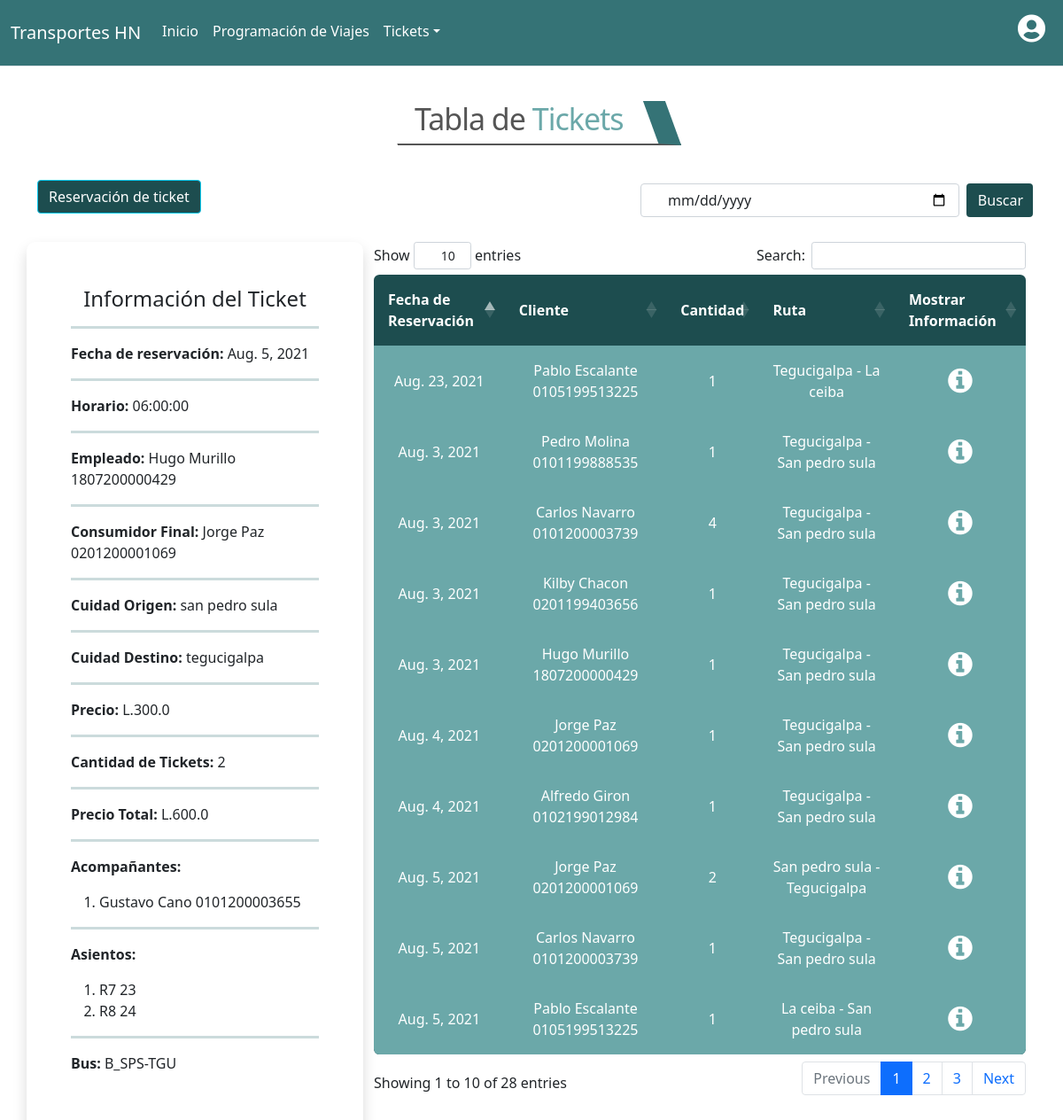
The page /transportAgency/details/121 on the database its author committed.
### app_transportAgency/models.py (models this page shows, shortened)
class Ticket(models.Model):
    creation_date      = models.DateTimeField(auto_now_add=True,blank=True, null=True )
    employee           = models.ForeignKey(Client,related_name="employee_ticket", on_delete=models.CASCADE, blank=True, null=True)
    client             = models.ForeignKey(Client,related_name="cliente_ticket", on_delete=models.CASCADE, blank=True, null=True)
    companion          = models.ManyToManyField(Client,related_name="companion_ticket")
    ticket_reservation = models.DateField(blank=True, null=True)
    ticket_available   = models.IntegerField(default=16, blank=True, null=True)
    ticket_quantity    = models.IntegerField(blank=True, null=True) # 3
    total_price        = models.FloatField()
    routes             = models.ForeignKey(Route,on_delete=models.CASCADE, null=True, blank=True)
    trips              = models.ForeignKey(TripScheduling, on_delete=models.CASCADE, null=True, blank=True) #27 ==>
    bus                = models.ForeignKey(Bus, on_delete=models.SET_NULL, null=True, blank=True)
    seating            = models.ManyToManyField(Seating)

class Route(models.Model):
    origin             = models.ForeignKey(City, related_name="origin_city", on_delete=models.CASCADE)
    destiny            = models.ForeignKey(City, related_name="destiny_city", on_delete=models.CASCADE)
    route_time         = models.IntegerField()
    precio             = models.FloatField()
    schedule           = models.ForeignKey(Schedule, on_delete=models.CASCADE, blank=True, null=True)
    bus                = models.ForeignKey(Bus, on_delete=models.SET_NULL, blank=True, null=True)

class Schedule(models.Model):
    route_schedule = models.TimeField()
    def __str__(self):
        return f'{self.route_schedule}'

class Client(models.Model):
    dni        = models.CharField(max_length=13,null=True, blank=True)
    first_name = models.CharField(max_length=50,null=True, blank=True)
    last_name  = models.CharField(max_length=50,null=True, blank=True)
    phone      = models.CharField(max_length=50,null=True, blank=True)
    email      = models.CharField(max_length=50,null=True, blank=True)
    user       = models.OneToOneField(User, on_delete=models.CASCADE, null=True, blank=True)
    def __str__(self):
        return f'{self.first_name} {self.last_name} {self.dni}'

class City(models.Model):
    name_city = models.CharField(max_length=70)
    def __str__(self):
        return self.name_city
    class Meta:
        verbose_name_plural = 'Cities'

class Seating(models.Model):
    name_seating = models.CharField(max_length=3)
    def __str__(self):
        return f'{self.name_seating} {self.pk}'

class Bus(models.Model):
    name_bus = models.CharField(max_length=50)
    seating  = models.ManyToManyField(Seating)
    def __str__(self):
        return f'{self.name_bus}'
    class Meta:
        verbose_name_plural = 'Buses'

### app_transportAgency/views.py (the view)
# urls.py: path('details/<int:id>', views.info_ticket, name="info_ticket"),
def info_ticket(request, id):
    info = get_object_or_404(Ticket, pk=id)
    q = request.GET.get('q')
    if q:
        tickets = Ticket.objects.filter(ticket_reservation=q)
    else:
        tickets =  Ticket.objects.all().order_by('ticket_reservation')
    return render(request, 'transportAgency/detailsTicket.html', {
        'tickets' : tickets,
        'info'    : info,
    })

### app_transportAgency/templates/transportAgency/detailsTicket.html (shortened to what this page needs)
{% extends "base.html" %}
{% load static %}
{% block css %}
    <link rel="stylesheet" href="{% static 'transportAgency/css/table.css' %}">
    <link rel="stylesheet" href="{% static 'transportAgency/css/tittle.css' %}">
    <link rel="stylesheet" href="{% static 'transportAgency/css/i.css' %}">
{% endblock %}
{% block container %}
<div class="container">
    <div class="row justify-content-center m-4">
        <div class="title">
            <h1>Tabla de <span style="color: #6BA8A9;">Tickets</span></h1>
        </div>
    </div>
    <div>
        <form action="">
            <div class="row justify-content-end">
                <div class="col justify-content-start">
                    <a href="{% url 'transportAgency:ticket_view' %}" class="btn btn-info">Reservación de ticket</a>
                </div>
                <div class="row col-5 mb-4">
                    <input type="date" class="form-control col m-1" name="q" placeholder='fecha'>
                    <button class="btn col-2 m-1">Buscar</button>
                </div>
            </div>
        </form>
    </div>
    <div class="row">
        <div class="shadow col-4" style="padding:50px; border-radius:10px;">
            <div style="text-align:center">
                <h4>Información del Ticket</h4>
            </div>
            <hr class="hr">
            {% if info %}
                <div>
                    <p><b>Fecha de reservación:</b> {{info.ticket_reservation}}</p>
                    <hr class="hr">
                    <p><b>Horario:</b> {{info.routes.schedule}}</p>
                    <hr class="hr">
                    <p><b>Empleado:</b> {{info.employee}}</p>
                    <hr class="hr">
                    <p><b>Consumidor Final:</b> {{info.client}}</p>
                    <hr class="hr">
                    <p><b>Cuidad Origen:</b> {{info.routes.origin}}</p>
                    <hr class="hr">
                    <p><b>Cuidad Destino:</b> {{info.routes.destiny}}</p>
                    <hr class="hr">
                    <p><b>Precio: </b>L.{{info.routes.precio}}</p>
                    <hr class="hr">
                    <p><b>Cantidad de Tickets:</b> {{info.ticket_quantity}}</p>
                    <hr class="hr">
                    <p><b>Precio Total: </b>L.{{info.total_price}}</p>
                    <hr class="hr">
                    <p>
                        <b>Acompañantes:</b>
                        <ol>
                            {% for a in info.companion.all  %}
                                <li>{{a}}</li>
                            {% endfor %}
                        </ol>
                    </p>
                    <hr class="hr">
                    <p>
                        <b>Asientos:</b>
                        <ol>
                            {% for s in info.seating.all  %}
                                <li>{{s}}</li>
                            {% endfor %}
                        </ol>
                    </p>
                    <hr class="hr">
                    <p><b>Bus:</b> {{info.bus}}</p>
                </div>
            {% else %}
                <b><p style="color:#ff0000;">No hay información que mostrar</p></b>
            {% endif %}
        </div>
        <div class="col-8" >
        <table class="rwd-table" id="id_tabla">
            <thead>
                <tr>
                    <th>Fecha de Reservación</th>
                    <th>Cliente</th>
                    <th>Cantidad</th>
                    <th>Ruta</th>
                    <th>Mostrar Información</th>
                </tr>
            </thead>
            <tbody>
                {% for t in tickets %}
                    {% if t.bus %}
                        <tr>
                            <td data-th="reservacion">{{t.ticket_reservation}}</td>
                            <td>{{t.client}}</td>
                            <td>{{t.ticket_quantity}}</td>
                            <td data-th="ruta">{{t.routes.origin | capfirst}} - {{t.routes.destiny | capfirst}}</td>
                            <td>
                                <a href="{% url 'transportAgency:info_ticket' t.pk %}" class="text-white"><span class="fa fa-info-circle fa-2x"></span></a>
                            </td>
                        </tr>
                    {% endif %}
                {% empty %}
                <tr>
                    <td colspan="7">Ningún dato disponible en esta tabla</td>
                </tr>
                {% endfor %}
            </tbody>
        </table>
        </div>
    </div>
    <br>
    <br>
</div>
{% endblock container %}

### app_transportAgency/static/transportAgency/css/table.css (style rules this page uses)
.rwd-table { margin: 1em 0; min-width: 300px; align-content: center; }
.rwd-table tr { border-top: 1px solid #ddd; border-bottom: 1px solid #ddd; }
.rwd-table th { display: none; text-align: center; }
.rwd-table td { display: block; text-align: center; background-color: #6BA8A9; text-align: center; }
.rwd-table td:first-child { padding-top: 0.5em; }
.rwd-table td:last-child { padding-bottom: 0.5em; }
.rwd-table td:before { content: attr(data-th) ": "; font-weight: bold; width: 6.5em; display: inline-block; }
@media (min-width: 480px) { .rwd-table td:before { display: none; } }
.rwd-table th, .rwd-table td { text-align: center; }
@media (min-width: 480px) { .rwd-table th, .rwd-table td { display: table-cell; padding: 0.25em 0.5em; } }
@media (min-width: 480px) { .rwd-table th:first-child, .rwd-table td:first-child { padding-left: 0; } }
@media (min-width: 480px) { .rwd-table th:last-child, .rwd-table td:last-child { padding-right: 0; } }
.rwd-table { background: #1D4D4F; color: #fff; border-radius: 0.4em; overflow: hidden; margin: 0 auto; }
.rwd-table tr { border-color: #46637f; }
.rwd-table th, .rwd-table td { margin: 0.5em 1em; }
@media (min-width: 480px) { .rwd-table th, .rwd-table td { padding: 1em !important; } }
.rwd-table th, .rwd-table td:before { color: #fff; }
.btn { background-color: #1D4D4F ; color: white; }

### app_transportAgency/static/transportAgency/css/tittle.css (style rules this page uses)
h1 { font-weight: normal; font-style: normal; letter-spacing: -1px; font-size: 34px; color: #555; text-align: center; transform: skew(-20deg, 0deg); }
.title { width: 320px; height: 50px; border-bottom: 2px solid #555; border-right: 25px solid #357376; background-color: #fff; -webkit-transform: skew(20deg); -moz-transform: skew(20deg); -ms-transform: skew(20deg); -o-transform: skew(20deg); transform: skew(20deg, 0deg); margin: 15px; }

### app_transportAgency/static/transportAgency/css/i.css (style rules this page uses)
.form-control { padding-left: 30px!important; }
.hr { height: 3px !important; background-color: #357376; border-bottom: 1px solid #357376 !important; }

### rows shown on the page
Ticket: ticket_reservation "Aug. 5, 2021", routes.schedule "06:00:00", employee "Hugo Murillo 1807200000429", client "Jorge Paz 0201200001069", routes.origin "san pedro sula", routes.destiny "tegucigalpa", routes.precio "300.0", ticket_quantity "2", total_price "600.0", bus "B_SPS-TGU", routes.origin "San pedro sula", routes.destiny "Tegucigalpa"
Client: first_name+last_name+dni "Gustavo Cano 0101200003655"
Seating: name_seating+id "R7 23"
Seating: name_seating+id "R8 24"
Ticket: ticket_reservation "Aug. 3, 2021", client "Pedro Molina 0101199888535", ticket_quantity "1", routes.origin "Tegucigalpa", routes.destiny "San pedro sula"
Ticket: ticket_reservation "Aug. 3, 2021", client "Carlos Navarro 0101200003739", ticket_quantity "4", routes.origin "Tegucigalpa", routes.destiny "San pedro sula"
Ticket: ticket_reservation "Aug. 3, 2021", client "Kilby Chacon 0201199403656", ticket_quantity "1", routes.origin "Tegucigalpa", routes.destiny "San pedro sula"
Ticket: ticket_reservation "Aug. 3, 2021", client "Hugo Murillo 1807200000429", ticket_quantity "1", routes.origin "Tegucigalpa", routes.destiny "San pedro sula"
Ticket: ticket_reservation "Aug. 4, 2021", client "Jorge Paz 0201200001069", ticket_quantity "1", routes.origin "Tegucigalpa", routes.destiny "San pedro sula"
Ticket: ticket_reservation "Aug. 4, 2021", client "Alfredo Giron 0102199012984", ticket_quantity "1", routes.origin "Tegucigalpa", routes.destiny "San pedro sula"
Ticket: ticket_reservation "Aug. 5, 2021", client "Carlos Navarro 0101200003739", ticket_quantity "1", routes.origin "Tegucigalpa", routes.destiny "San pedro sula"
Ticket: ticket_reservation "Aug. 5, 2021", client "Pablo Escalante 0105199513225", ticket_quantity "1", routes.origin "La ceiba", routes.destiny "San pedro sula"
Ticket: ticket_reservation "Aug. 23, 2021", client "Pablo Escalante 0105199513225", ticket_quantity "1", routes.origin "Tegucigalpa", routes.destiny "La ceiba"
